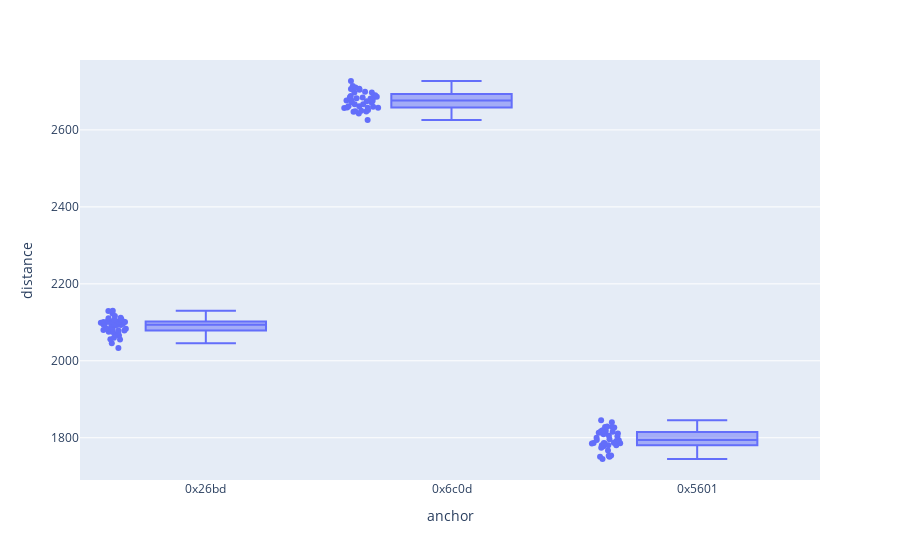

The notebook cell this image was saved under:
### Code cell
import pandas as pd
import plotly.express as px

data = pd.read_csv("2023-04-19-12:14:27.342438.csv")
fig = px.box(data, x="anchor", y="distance", points="all")
fig.show()

### Figure 1 — Plotly figure (JSON) as saved in the notebook; plotly's stock layout.template omitted (floating-point values rounded to 4 significant figures)
{"data": [{"alignmentgroup": "True", "boxpoints": "all", "hovertemplate": "anchor=%{x}<br>distance=%{y}<extra></extra>", "legendgroup": "", "marker": {"color": "#636efa"}, "name": "", "notched": false, "offsetgroup": "", "orientation": "v", "showlegend": false, "type": "box", "x": ["0x26bd", "0x6c0d", "0x5601", "0x26bd", "0x6c0d", "0x5601", "0x26bd", "0x6c0d", "0x5601", "0x26bd", "0x6c0d", "0x5601", "0x26bd", "0x6c0d", "0x5601", "0x26bd", "0x6c0d", "0x5601", "0x26bd", "0x6c0d", "0x5601", "0x26bd", "0x6c0d", "0x5601", "0x26bd", "0x6c0d", "0x5601", "0x26bd", "0x6c0d", "0x5601", "0x26bd", "0x6c0d", "0x5601", "0x26bd", "0x6c0d", "0x5601", "0x26bd", "0x6c0d", "0x5601", "0x26bd", "0x6c0d", "0x5601", "0x26bd", "0x6c0d", "0x5601", "0x26bd", "0x6c0d", "0x5601", "0x26bd", "0x6c0d", "0x5601", "0x26bd", "0x6c0d", "0x5601", "0x26bd", "0x6c0d", "0x5601", "0x26bd", "0x6c0d", "0x5601", "0x26bd", "0x6c0d", "0x5601", "0x26bd", "0x6c0d", "0x5601", "0x26bd", "0x6c0d", "0x5601", "0x26bd", "0x6c0d", "0x5601", "0x26bd", "0x6c0d", "0x5601", "0x26bd", "0x6c0d", "0x5601", "0x26bd", "0x6c0d", "0x5601", "0x26bd", "0x6c0d", "0x5601", "0x26bd", "0x6c0d", "0x5601", "0x26bd", "0x6c0d", "0x5601", "0x26bd", "0x6c0d", "0x5601", "0x26bd", "0x6c0d", "0x5601", "0x26bd", "0x6c0d", "0x5601", "0x26bd", "0x6c0d", "0x5601", "0x26bd", "0x6c0d", "0x5601", "0x26bd", "0x6c0d", "0x5601", "0x26bd", "0x6c0d", "0x5601", "0x26bd", "0x6c0d", "0x5601", "0x26bd", "0x6c0d", "0x5601", "0x26bd", "0x6c0d", "0x5601", "0x26bd", "0x26bd", "0x26bd", "0x26bd", "0x26bd"], "x0": " ", "xaxis": "x", "y": [2123.0, 2710.0, 1811.0, 2102.0, 2657.0, 1840.0, 2093.0, 2682.0, 1828.0, 2106.0, 2662.0, 1767.0, 2066.0, 2650.0, 1819.0, 2076.0, 2707.0, 1785.0, 2099.0, 2686.0, 1805.0, 2093.0, 2681.0, 1792.0, 2102.0, 2677.0, 1809.0, 2097.0, 2699.0, 1829.0, 2079.0, 2657.0, 1787.0, 2084.0, 2667.0, 1814.0, 2101.0, 2659.0, 1804.0, 2083.0, 2707.0, 1796.0, 2129.0, 2727.0, 1785.0, 2060.0, 2676.0, 1817.0, 2056.0, 2685.0, 1800.0, 2096.0, 2714.0, 1794.0, 2088.0, 2658.0, 1787.0, 2080.0, 2671.0, 1783.0, 2085.0, 2685.0, 1774.0, 2107.0, 2685.0, 1845.0, 2093.0, 2697.0, 1787.0, 2097.0, 2697.0, 1794.0, 2079.0, 2647.0, 1781.0, 2094.0, 2667.0, 1827.0, 2116.0, 2672.0, 1754.0, 2079.0, 2707.0, 1828.0, 2102.0, 2652.0, 1780.0, 2108.0, 2660.0, 1815.0, 2096.0, 2688.0, 1819.0, 2075.0, 2674.0, 1751.0, 2103.0, 2626.0, 1780.0, 2045.0, 2690.0, 1751.0, 2074.0, 2648.0, 1754.0, 2082.0, 2704.0, 1745.0, 2033.0, 2643.0, 1778.0, 2130.0, 2648.0, 1786.0, 2112.0, 2676.0, 1814.0, 2067.0, 2662.0, 1813.0, 2093.0, 2101.0, 2055.0, 2094.0, 2110.0], "y0": " ", "yaxis": "y"}], "layout": {"boxmode": "group", "legend": {"tracegroupgap": 0}, "margin": {"t": 60}, "xaxis": {"anchor": "y", "domain": [0, 1], "title": {"text": "anchor"}}, "yaxis": {"anchor": "x", "domain": [0, 1], "title": {"text": "distance"}}}}
